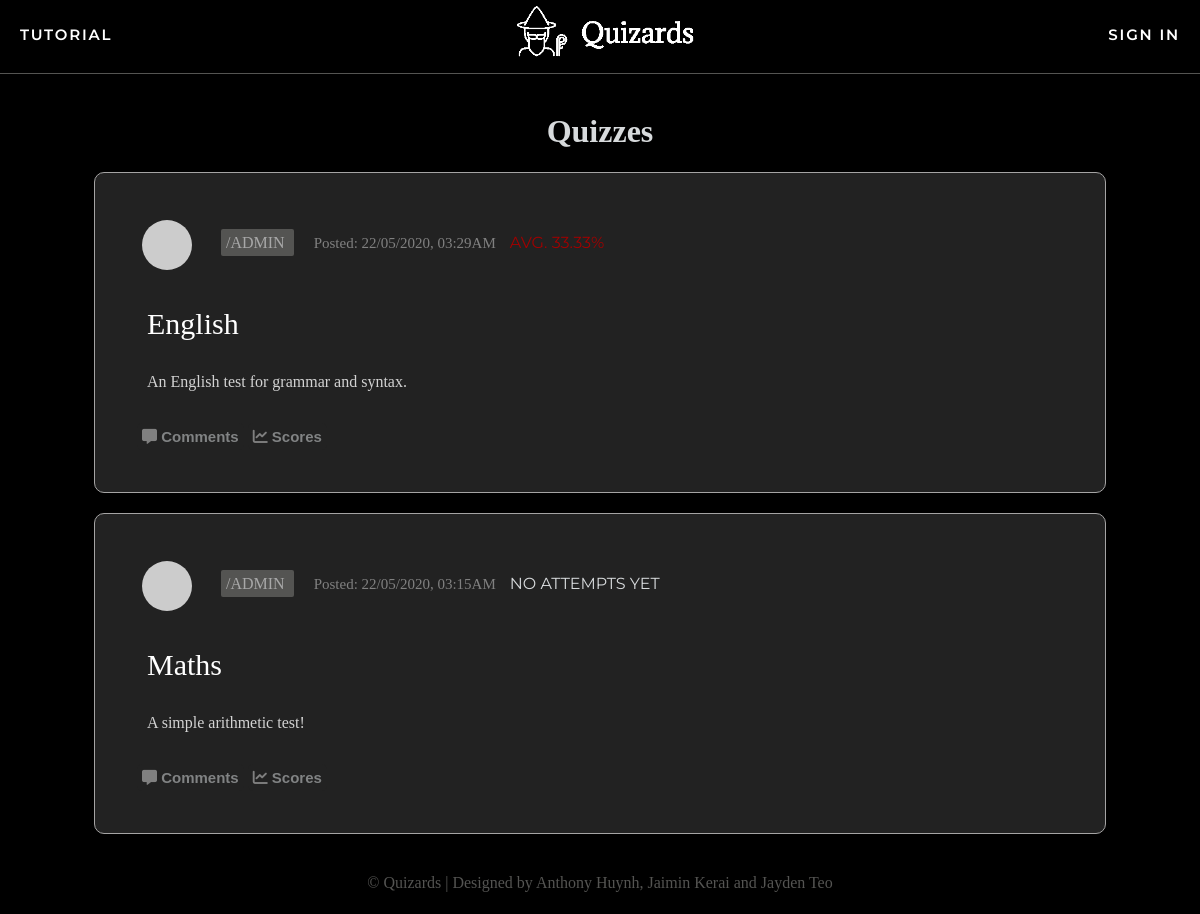
Screenshot of /quizzes with the database file from the repository.
### app/models.py (models this page shows, shortened)
class Quizzes(db.Model):
    id = db.Column(db.Integer, primary_key=True, autoincrement=True, unique=True)
    name = db.Column(db.String(64))
    description = db.Column(db.String(255))
    questions = db.relationship('Questions', backref='Quizzes', lazy='dynamic')
    mcquestion = db.relationship('multiChoice', backref='MCQuizzes', lazy='dynamic')
    longquestions = db.relationship('LongQuestions', backref='LongQuizzes', lazy='dynamic')
    author_id = db.Column(db.Integer, db.ForeignKey('user.id'))
    pub_date = db.Column(db.DateTime, index=True, default=datetime.utcnow)
    quizMarks = db.relationship('quizMarks', backref='quizMarks', lazy='dynamic')
    posts= db.relationship('Post', backref='post', lazy='dynamic')
    def Avgmark(self):
        total_sum = float(sum(quizMarks.mark for quizMarks in self.quizMarks))
        count = float(quizMarks.query.filter_by(quiz_id=self.id).count())
        if count > 0:
            return round(total_sum/count,2)
        if count == 0:
            return False

class User(UserMixin, db.Model):
    id = db.Column(db.Integer, primary_key=True)
    username = db.Column(db.String(64), index=True, unique=True)
    email = db.Column(db.String(120), index=True, unique=True)
    password_hash = db.Column(db.String(128))
    posts = db.relationship('Post', backref='author', lazy='dynamic')
    authorOf = db.relationship('Quizzes', backref='author', lazy='dynamic')
    admin = db.Column(db.Boolean, unique=False, default=False)
    marksOf = db.relationship('quizMarks', backref='markOf', lazy='dynamic')
    longanswers = db.relationship('LongAnswers', backref='user', lazy='dynamic')
    def avatar(self, size):
        digest = md5(self.email.lower().encode('utf-8')).hexdigest()
        return 'https://www.gravatar.com/avatar/{}?d=identicon&s={}'.format(
            digest, size)
    about_me = db.Column(db.String(140))
    last_seen = db.Column(db.DateTime, default=datetime.utcnow)
    followed = db.relationship(
        'User', secondary=followers,
        primaryjoin=(followers.c.follower_id == id),
        secondaryjoin=(followers.c.followed_id == id),
        backref=db.backref('followers', lazy='dynamic'), lazy='dynamic')

### app/routes.py (the view)
@app.route('/quizzes')
def quizzes():
    page = request.args.get('page', 1, type=int)
    quizzes = Quizzes.query.order_by(Quizzes.pub_date.desc()).paginate(page, app.config['POSTS_PER_PAGE'], False)
    return render_template("quiz.html", title='Explore', quizzes=quizzes.items)

### app/routes.py (called while the page is built)
@app.before_request
def before_request():
    if current_user.is_authenticated:
        g.user = load_user(current_user.id)
        current_user.last_seen = datetime.utcnow()
        db.session.commit()

### app/templates/quiz.html
{% extends "base.html" %}
{% block content %}
    <h1 id=greeting>Quizzes</h1>
{% for quiz in quizzes %}
    {% include 'quizdisplay.html' %}
{% endfor %}
{% endblock %}

### app/templates/quizdisplay.html (shortened to what this page needs)
<div class="row" onclick="location.href='{{ url_for('quizform', quizid=quiz.id,  quizname=quiz.name) }}';" style="cursor:pointer;">
        <table>
            <tr>
                <td colspan=100%;>
                    <a href="{{ url_for('user', username=quiz.author.username) }}" style="text-decoration:none">
                        <img src="{{ quiz.author.avatar(36) }}" class="profile-pic">
                    </a>
                    <a href="{{ url_for('user', username=quiz.author.username) }}" class = "author">
                        /{{ quiz.author.username }}
                    </a><span class="date">Posted: {{ moment(quiz.pub_date).format('DD/MM/YYYY, hh:mmA') }}</span>
                    {% if quiz.Avgmark() == False%}
                    <span class="avgmark">No attempts yet</span>
                    {% elif quiz.Avgmark() >= 75.0 %}
                    <span class="avgmark good">Avg. {{ quiz.Avgmark() }}%</span>
                    {% elif quiz.Avgmark() < 75.0 and quiz.Avgmark() >= 50.0 %}
                    <span class="avgmark ok">Avg. {{ quiz.Avgmark() }}%</span>
                    {% elif quiz.Avgmark() < 50 and quiz.Avgmark() >= 0.0 %}
                    <span class="avgmark bad">Avg. {{ quiz.Avgmark() }}%</span>
                    {% endif %}
                </td>
            </tr>
                        <td colspan=5><a href="{{ url_for('quizform', quizid=quiz.id, quizname=quiz.name) }}" class="quiz-name">
                            {{ quiz.name }} </a></td>
            <tr>
                <td colspan=5, class="desc">{{ quiz.description }}
                </td>
            </tr>
            <tr>
                <td colspan=100%>
                    <a href="{{ url_for('comments', quizid=quiz.id, quizname=quiz.name) }}" style="text-decoration:none">
                        <button class="clicker"><i class='fas fa-comment-alt' style="color:gray"></i> Comments</button>
                    </a>
                    <a href="{{ url_for('scores', quizid=quiz.id, quizname=quiz.name) }}" style="text-decoration:none">
                        <button class="clicker"><i class='fas fa-chart-line' style="color:gray"></i> Scores</button>
                    </a>
                </td>
            </tr>
        </table>
</div>

### app/static/css/styles.css (style rules this page uses)
body { margin: 0; padding: 0; height: 100vh; font-family: Verdana; background-color: black; color: rgb(215, 218, 220); }
.row { position:relative; left: 50%; transform: translate(-50%, 0%); max-width: 1000px; width: 80%; background: #222222; padding: 25px; border-radius: 10px; margin-bottom: 20px; border: 1px solid #A5A4A4; }
.profile-pic { border-radius: 50%; padding: 5px; width:50px; margin-top:0px; vertical-align: middle; }
.author { margin: 20px; color: rgb(168, 168, 168); padding: 5px; text-decoration: none; background-color: RGBA(84, 84, 82, 1); border-radius:2px; text-align: center; }
.quiz-name { text-decoration:none; color:white; padding:10px; border-radius:2px; margin-right:20px; font-size:30px; }
.desc { color: lightgrey; padding-left:25px; }
.date { font-size:15px; color: grey; padding-top:15px; }
.avgmark { margin-left: 10px; position: relative; font-family: "Montserrat"; text-transform: uppercase; font-size: 16px; }
.bad { color: rgb(161, 0, 0); }
.clicker { background-color: #222222; border: #222222; font-size: 15px; padding: 5px 5px 5px 5px; text-align: center; border-radius: 5px; color: rgb(129, 131, 132); font-weight: 700; }
.clicker { transition-duration: 0.4s; }
.assessments th, td { padding: 15px; text-align: left; }
html, body { height:100%; position:relative; overflow:auto; }

### rows the page displays
Quizzes: author.username "ADMIN", pub_date "22/05/2020, 03:29AM", name "English", description "An English test for grammar and syntax."
Quizzes: author.username "ADMIN", pub_date "22/05/2020, 03:15AM", shows "NO ATTEMPTS YET", name "Maths", description "A simple arithmetic test!"
